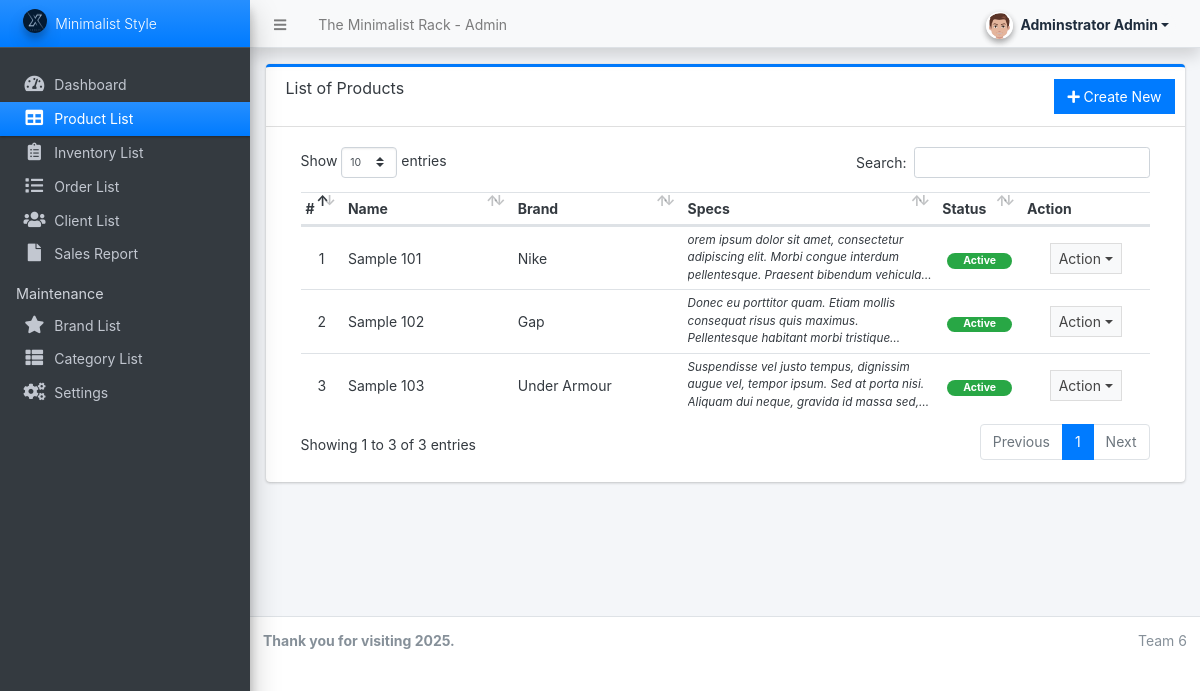
Before: /admin/?page=product (signed in) with the older database file.
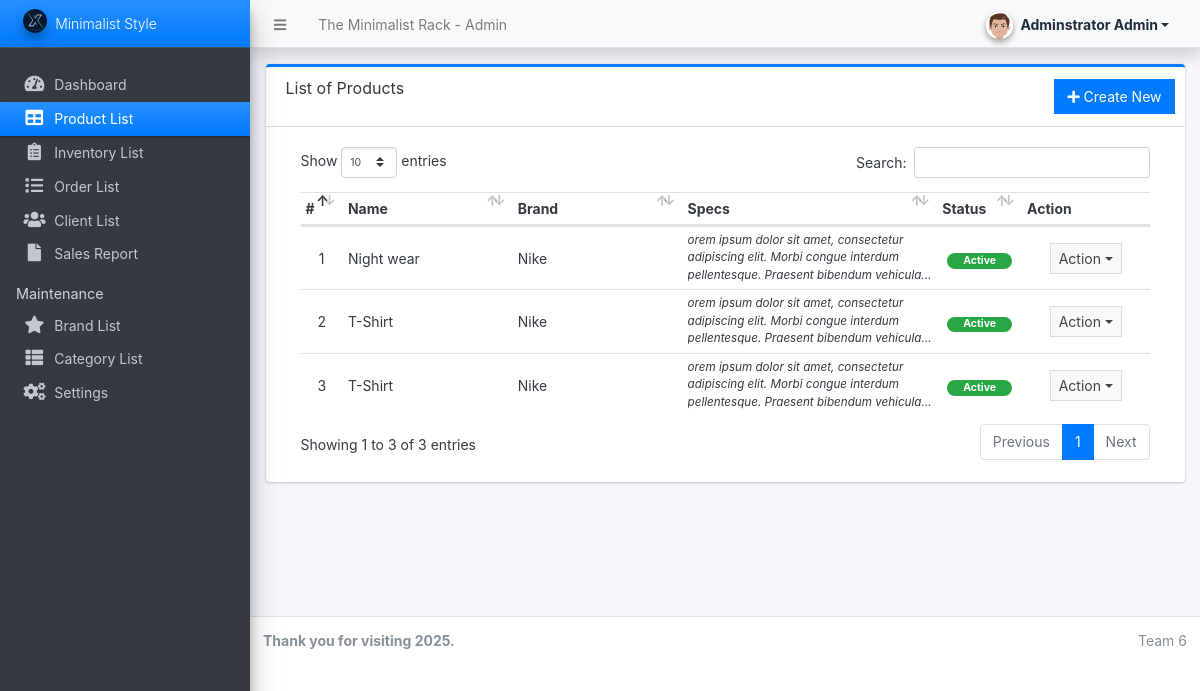
After: the same page with the newer database file.
### tables this page shows
CREATE TABLE `products` (
    `id` int(30) NOT NULL,
    `brand_id` int(30) NOT NULL,
    `category_id` int(30) NOT NULL,
    `name` varchar(250) NOT NULL,
    `specs` text NOT NULL,
    `status` tinyint(1) NOT NULL DEFAULT 1,
    `delete_flag` tinyint(1) NOT NULL DEFAULT 0,
    `date_created` datetime NOT NULL DEFAULT current_timestamp()
);

CREATE TABLE `brands` (
    `id` int(30) NOT NULL,
    `name` varchar(250) NOT NULL,
    `description` text DEFAULT NULL,
    `image_path` text DEFAULT NULL,
    `status` tinyint(1) NOT NULL DEFAULT 1,
    `delete_flag` tinyint(1) NOT NULL DEFAULT 0,
    `date_created` datetime NOT NULL DEFAULT current_timestamp()
);

### config.php (called while the page is built, shortened)
<?php
require_once('classes/DBConnection.php');
require_once('classes/SystemSettings.php');
function validate_image($file){
	if(!empty($file)){
        $ex = explode("?",$file);
        $file = $ex[0];
        $ts = isset($ex[1]) ? "?".$ex[1] : '';
		if(is_file(base_app.$file)){
			return base_url.$file.$ts;
		}else{
			return base_url.'dist/img/no-image-available.png';
		}
	}else{
		return base_url.'dist/img/no-image-available.png';
	}
}
function isMobileDevice(){
    $aMobileUA = array(
        '/iphone/i' => 'iPhone',
        '/ipod/i' => 'iPod',
        '/ipad/i' => 'iPad',
        '/android/i' => 'Android',
        '/blackberry/i' => 'BlackBerry',
        '/webos/i' => 'Mobile'
    );
    return false;
}
?>

### classes/DBConnection.php (called while the page is built, shortened)
<?php
class DBConnection{
    private $host = DB_SERVER;
    private $username = DB_USERNAME;
    private $password = DB_PASSWORD;
    private $database = DB_NAME;
    public $conn;
    public function __construct(){
        if (!isset($this->conn)) {
            $this->conn = new mysqli($this->host, $this->username, $this->password, $this->database);
        }
    }
}
?>

### classes/SystemSettings.php (called while the page is built, shortened)
<?php
class SystemSettings extends DBConnection{
	function userdata($field = ''){
		if(!empty($field)){
			if(isset($_SESSION['userdata'][$field]))
				return $_SESSION['userdata'][$field];
			else
				return null;
		}else{
			return false;
		}
	}
	function info($field=''){
		if(!empty($field)){
			if(isset($_SESSION['system_info'][$field]))
				return $_SESSION['system_info'][$field];
			else
				return false;
		}else{
			return false;
		}
	}
}
$_settings = new SystemSettings();
?>

### admin/product/index.php (the view, shortened to what this page needs)
<div class="card card-outline card-primary">
	<div class="card-header">
		<h3 class="card-title">List of Products</h3>
		<div class="card-tools">
			<a href="?page=product/manage_product" class="btn btn-flat btn-primary"><span class="fas fa-plus"></span>  Create New</a>
		</div>
	</div>
	<div class="card-body">
		<div class="container-fluid">
        <div class="container-fluid">
			<table class="table table-hover table-strip">
				<colgroup>
					<col width="5%">
					<col width="20%">
					<col width="20%">
					<col width="30%">
					<col width="10%">
					<col width="15%">
				</colgroup>
				<thead>
					<tr>
						<th>#</th>
						<th>Name</th>
						<th>Brand</th>
						<th>Specs</th>
						<th>Status</th>
						<th>Action</th>
					</tr>
				</thead>
				<tbody>
					<?php
					$i = 1;
						$qry = $conn->query("SELECT p.*,b.name as bname from `products` p inner join brands b on p.brand_id = b.id where p.delete_flag = 0 order by (p.name) asc ");
						while($row = $qry->fetch_assoc()):
							foreach($row as $k=> $v){
								$row[$k] = trim(stripslashes($v));
							}
                            $row['specs'] = strip_tags(stripslashes(html_entity_decode($row['specs'])));
					?>
						<tr>
							<td class="text-center"><?php echo $i++; ?></td>
							<td><?php echo $row['name'] ?></td>
							<td><?php echo $row['bname'] ?></td>
							<td ><p class="m-0 truncate"><?php echo $row['specs'] ?></p></td>
							<td class="text-center">
                                <?php if($row['status'] == 1): ?>
                                    <span class="badge badge-success px-3 rounded-pill">Active</span>
                                <?php else: ?>
                                    <span class="badge badge-danger px-3 rounded-pill">Inactive</span>
                                <?php endif; ?>
                            </td>
							<td align="center">
								 <button type="button" class="btn btn-flat btn-default btn-sm dropdown-toggle dropdown-icon" data-toggle="dropdown">
				                  		Action
				                  </button>
							</td>
						</tr>
					<?php endwhile; ?>
				</tbody>
			</table>
		</div>
		</div>
	</div>
</div>

### admin/index.php (shortened to what this page needs)
<?php require_once('../config.php'); ?>
 <!DOCTYPE html>
<html lang="en" class="" style="height: auto;">
<?php require_once('inc/header.php') ?>
  <body class="sidebar-mini layout-fixed control-sidebar-slide-open layout-navbar-fixed sidebar-mini-md sidebar-mini-xs text-sm" data-new-gr-c-s-check-loaded="14.991.0" data-gr-ext-installed="" style="height: auto;">
    <div class="wrapper">
     <?php require_once('inc/topBarNav.php') ?>
     <?php require_once('inc/navigation.php') ?>
     <?php $page = isset($_GET['page']) ? $_GET['page'] : 'home';  ?>
      <div class="content-wrapper  pt-3" style="min-height: 567.854px;">
        <section class="content  text-dark">
          <div class="container-fluid">
            <?php
              if(!file_exists($page.".php") && !is_dir($page)){
                  include '404.html';
              }else{
                if(is_dir($page))
                  include $page.'/index.php';
                else
                  include $page.'.php';
              }
            ?>
          </div>
        </section>
      </div>
      <?php require_once('inc/footer.php') ?>
  </body>
</html>

### admin/inc/header.php (shortened to what this page needs)
<head>
    <link rel="stylesheet" href="<?php echo base_url ?>plugins/fontawesome-free/css/all.min.css">
    <link rel="stylesheet" href="<?php echo base_url ?>plugins/tempusdominus-bootstrap-4/css/tempusdominus-bootstrap-4.min.css">
  <link rel="stylesheet" href="<?php echo base_url ?>plugins/datatables-bs4/css/dataTables.bootstrap4.min.css">
  <link rel="stylesheet" href="<?php echo base_url ?>plugins/datatables-responsive/css/responsive.bootstrap4.min.css">
  <link rel="stylesheet" href="<?php echo base_url ?>plugins/datatables-buttons/css/buttons.bootstrap4.min.css">
  <link rel="stylesheet" href="<?php echo base_url ?>plugins/select2/css/select2.min.css">
  <link rel="stylesheet" href="<?php echo base_url ?>plugins/select2-bootstrap4-theme/select2-bootstrap4.min.css">
    <link rel="stylesheet" href="<?php echo base_url ?>plugins/icheck-bootstrap/icheck-bootstrap.min.css">
    <link rel="stylesheet" href="<?php echo base_url ?>plugins/jqvmap/jqvmap.min.css">
    <link rel="stylesheet" href="<?php echo base_url ?>dist/css/adminlte.css">
    <link rel="stylesheet" href="<?php echo base_url ?>dist/css/custom.css">
    <link rel="stylesheet" href="<?php echo base_url ?>plugins/overlayScrollbars/css/OverlayScrollbars.min.css">
    <link rel="stylesheet" href="<?php echo base_url ?>plugins/daterangepicker/daterangepicker.css">
    <link rel="stylesheet" href="<?php echo base_url ?>plugins/summernote/summernote-bs4.min.css">
  <link rel="stylesheet" href="<?php echo base_url ?>plugins/sweetalert2-theme-bootstrap-4/bootstrap-4.min.css">
  </head>

### admin/inc/topBarNav.php (shortened to what this page needs)
<nav class="main-header navbar navbar-expand navbar-light shadow text-sm">
  <ul class="navbar-nav">
    <li class="nav-item">
    <a class="nav-link" data-widget="pushmenu" href="#" role="button"><i class="fas fa-bars"></i></a>
    </li>
    <li class="nav-item d-none d-sm-inline-block">
      <a href="<?php echo base_url ?>" class="nav-link"><?php echo (!isMobileDevice()) ? $_settings->info('name'):$_settings->info('short_name'); ?> - Admin</a>
    </li>
  </ul>
  <ul class="navbar-nav ml-auto">
    <li class="nav-item">
      <div class="btn-group nav-link">
            <button type="button" class="btn btn-rounded badge badge-light dropdown-toggle dropdown-icon" data-toggle="dropdown">
              <span><img src="<?php echo validate_image($_settings->userdata('avatar')) ?>" class="img-circle elevation-2 user-img" alt="User Image"></span>
              <span class="ml-3"><?php echo ucwords($_settings->userdata('firstname').' '.$_settings->userdata('lastname')) ?></span>
            </button>
        </div>
    </li>
  </ul>
</nav>

### admin/inc/navigation.php (shortened to what this page needs)
<aside class="main-sidebar sidebar-dark-blue elevation-4 sidebar-no-expand">
  <a href="<?php echo base_url ?>admin" class="brand-link bg-gradient-blue text-sm">
  <img src="<?php echo validate_image($_settings->info('logo'))?>" alt="Store Logo" class="brand-image img-circle elevation-3" style="opacity: .8;width: 1.5rem;height: 1.5rem;max-height: unset">
  <span class="brand-text font-weight-light"><?php echo $_settings->info('short_name') ?></span>
  </a>
  <div class="sidebar os-host os-theme-light os-host-overflow os-host-overflow-y os-host-resize-disabled os-host-transition os-host-scrollbar-horizontal-hidden">
    <div class="os-content-glue" style="margin: 0px -8px; width: 249px; height: 646px;"></div>
    <div class="os-padding">
      <div class="os-viewport os-viewport-native-scrollbars-invisible" style="overflow-y: scroll;">
        <div class="os-content" style="padding: 0px 8px; height: 100%; width: 100%;">
          <nav class="mt-4">
             <ul class="nav nav-pills nav-sidebar flex-column text-sm nav-compact nav-flat nav-child-indent nav-collapse-hide-child" data-widget="treeview" role="menu" data-accordion="false">
              <li class="nav-item dropdown">
                <a href="./" class="nav-link nav-home">
                  <i class="nav-icon fas fa-tachometer-alt"></i>
                  <p>
                    Dashboard
                  </p>
                </a>
              </li>
              <li class="nav-item dropdown">
                <a href="<?php echo base_url ?>admin/?page=product" class="nav-link nav-product">
                  <i class="nav-icon fas fa-table"></i>
                  <p>
                    Product List
                  </p>
                </a>
              </li>
              <li class="nav-item dropdown">
                <a href="<?php echo base_url ?>admin/?page=inventory" class="nav-link nav-inventory">
                  <i class="nav-icon fas fa-clipboard-list"></i>
                  <p>
                    Inventory List
                  </p>
                </a>
              </li>
              <li class="nav-item dropdown">
                <a href="<?php echo base_url ?>admin/?page=orders" class="nav-link nav-orders">
                  <i class="nav-icon fas fa-list"></i>
                  <p>
                    Order List
                  </p>
                </a>
              </li>
              <li class="nav-item dropdown">
                <a href="<?php echo base_url ?>admin/?page=clients" class="nav-link nav-clients">
                  <i class="nav-icon fas fa-users"></i>
                  <p>
                    Client List
                  </p>
                </a>
              </li>
              <li class="nav-item dropdown">
                <a href="<?php echo base_url ?>admin/?page=sales" class="nav-link nav-sales">
                  <i class="nav-icon fas fa-file"></i>
                  <p>
                    Sales Report
                  </p>
                </a>
              </li>
              <li class="nav-header">Maintenance</li>
              <li class="nav-item dropdown">
                <a href="<?php echo base_url ?>admin/?page=maintenance/brand" class="nav-link nav-maintenance_brand">
                  <i class="nav-icon fas fa-star"></i>
                  <p>
                    Brand List
                  </p>
                </a>
              </li>
              <li class="nav-item dropdown">
                <a href="<?php echo base_url ?>admin/?page=maintenance/category" class="nav-link nav-maintenance_category">
                  <i class="nav-icon fas fa-th-list"></i>
                  <p>
                    Category List
                  </p>
                </a>
              </li>
              <li class="nav-item dropdown">
                <a href="<?php echo base_url ?>admin/?page=system_info" class="nav-link nav-system_info">
                  <i class="nav-icon fas fa-cogs"></i>
                  <p>
                    Settings
                  </p>
                </a>
              </li>
            </ul>
          </nav>
        </div>
      </div>
    </div>
  </div>
</aside>

### admin/inc/footer.php (shortened to what this page needs)
<footer class="main-footer text-sm">
        <strong>Thank you for visiting <?php echo date('Y') ?>.
        </strong>
        <div class="float-right d-none d-sm-inline-block">
          <p>Team 6</p>
        </div>
      </footer>
    </div>

### admin/inc/topBarNav.php (style rules this page uses)
.user-img { position: absolute; height: 27px; width: 27px; object-fit: cover; left: -7%; top: -12%; }
.btn-rounded { border-radius: 50px; }

Changed rows visible on the page:
removed products: name "Sample 101", brand.name "Nike", specs "orem ipsum dolor sit amet, consectetur adipiscing elit. Morbi congue interdum pellentesque. Praesent bibendum…", status "Active"
removed products: name "Sample 102", brand.name "Gap", specs "Donec eu porttitor quam. Etiam mollis consequat risus quis maximus. Pellentesque habitant morbi…", status "Active"
removed products: name "Sample 103", brand.name "Under Armour", specs "Suspendisse vel justo tempus, dignissim augue vel, tempor ipsum. Sed at porta nisi. Aliquam dui neque, gravida id massa…", status "Active"
added products: name "Night wear", brand.name "Nike", specs "orem ipsum dolor sit amet, consectetur adipiscing elit. Morbi congue interdum pellentesque. Praesent bibendum…", status "Active"
added products: name "T-Shirt", brand.name "Nike", specs "orem ipsum dolor sit amet, consectetur adipiscing elit. Morbi congue interdum pellentesque. Praesent bibendum…", status "Active"
added products: name "T-Shirt", brand.name "Nike", specs "orem ipsum dolor sit amet, consectetur adipiscing elit. Morbi congue interdum pellentesque. Praesent bibendum…", status "Active"
